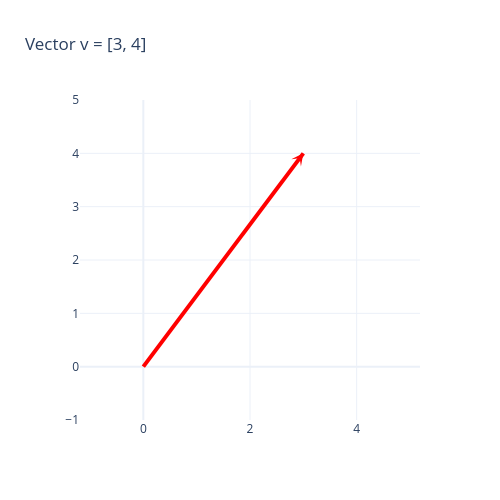

Notebook cell for this chart:
### Code cell
import numpy as np
import plotly.graph_objects as go

v = np.array([3, 4])

fig = go.Figure()

# Add the vector as an arrow
fig.add_trace(go.Scatter(
    x=[0, v[0]],
    y=[0, v[1]],
    mode="lines",
    line=dict(color="red", width=4),
    marker=dict(size=6, color="red"),
    name="v"
))


fig.update_layout(
    title="Vector v = [3, 4]",
    xaxis=dict(range=[-1, 5], zeroline=True),
    yaxis=dict(range=[-1, 5], zeroline=True, scaleanchor="x", scaleratio=1),
    width=500,
    height=500,
    template="plotly_white"
)

# Arrow for v (from (0,0) to (3,4))
fig.add_annotation(
    x=v[0], y=v[1],        # arrow head (data coords)
    ax=0, ay=0,            # arrow tail (data coords)
    xref="x", yref="y",
    axref="x", ayref="y",
    showarrow=True,
    arrowhead=3,
    arrowsize=1,
    arrowwidth=2,
    arrowcolor="red",
    text=""                # no text, just arrow
)

 
fig.show()

### Figure 1 — Plotly figure (JSON) as saved in the notebook; plotly's stock layout.template omitted (floating-point values rounded to 4 significant figures)
{"data": [{"line": {"color": "red", "width": 4}, "marker": {"color": "red", "size": 6}, "mode": "lines", "name": "v", "type": "scatter", "x": [0, 3], "y": [0, 4]}], "layout": {"annotations": [{"arrowcolor": "red", "arrowhead": 3, "arrowsize": 1, "arrowwidth": 2, "ax": 0, "axref": "x", "ay": 0, "ayref": "y", "showarrow": true, "text": "", "x": 3, "xref": "x", "y": 4, "yref": "y"}], "height": 500, "title": {"text": "Vector v = [3, 4]"}, "width": 500, "xaxis": {"domain": [0, 1], "range": [-1.188, 5.188], "type": "linear", "zeroline": true}, "yaxis": {"domain": [0, 1], "range": [-1, 5], "scaleanchor": "x", "scaleratio": 1, "type": "linear", "zeroline": true}}}
